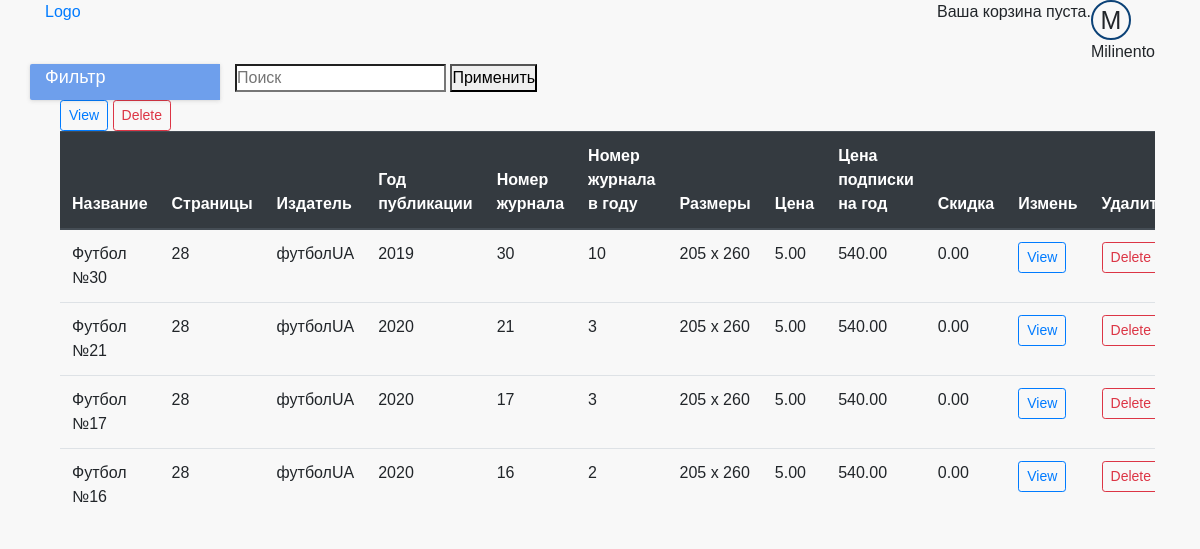
The app's page /store/manage/magizne/ (signed in) with its own data.
### store/models.py (models this page shows, shortened)
class Product(models.Model):
    category = models.ForeignKey(Category, on_delete=models.SET_NULL, null=True)
    name = models.CharField(max_length=100, verbose_name='Название', help_text="Enter book name.", blank=True)
    publisher = models.ForeignKey(Publisher, on_delete=models.SET_NULL, null=True)
    price = models.DecimalField(max_digits=10, verbose_name='Цена', decimal_places=2, help_text="Enter price book",
                                validators=[MinValueValidator(1)],
                                blank=True)
    Discounts = models.DecimalField(max_digits=10, verbose_name='Скидка', decimal_places=2, help_text="Enter discounts",
                                    validators=[MinValueValidator(0)],
                                    blank=True)
    image = models.ImageField(upload_to='images/products/', verbose_name='Изображение', blank=True, null=True)
    slug = models.SlugField(max_length=100)
    class Meta:
        ordering = ['-id']

class Magazine(Product):
    numb = models.IntegerField(verbose_name='Номер журнала', help_text="Enter number Magazine", blank=True, null=True)
    numb_in_year = models.IntegerField(verbose_name='Номер журнала в году', help_text="Enter number Magazine",
                                       blank=True, null=True)
    subs_price = models.DecimalField(max_digits=10, verbose_name='Цена подписки', decimal_places=2,
                                     help_text="Enter price book", blank=True,
                                     null=True)
    pages = models.CharField(max_length=5, verbose_name='Количество страниц', help_text="Enter number of pages",
                             blank=True)
    pub_year = models.IntegerField(verbose_name='Год издания', help_text="Enter year of publication", blank=True,
                                   null=True)
    size = models.CharField(max_length=10, verbose_name='Размеры', help_text="Enter size book", blank=True)

class Product(models.Model):
    category = models.ForeignKey(Category, on_delete=models.SET_NULL, null=True)
    name = models.CharField(max_length=100, verbose_name='Название', help_text="Enter book name.", blank=True)
    publisher = models.ForeignKey(Publisher, on_delete=models.SET_NULL, null=True)
    price = models.DecimalField(max_digits=10, verbose_name='Цена', decimal_places=2, help_text="Enter price book",
                                validators=[MinValueValidator(1)],
                                blank=True)
    Discounts = models.DecimalField(max_digits=10, verbose_name='Скидка', decimal_places=2, help_text="Enter discounts",
                                    validators=[MinValueValidator(0)],
                                    blank=True)
    image = models.ImageField(upload_to='images/products/', verbose_name='Изображение', blank=True, null=True)
    slug = models.SlugField(max_length=100)
    class Meta:
        ordering = ['-id']

class Publisher(models.Model):
    name = models.CharField(max_length=50, verbose_name='Жанр', help_text="Enter publisher.", blank=True)
    slug = models.SlugField(max_length=100)
    def __str__(self):
        return self.name

### store/views.py (the view)
# urls.py: path('store/manage/magizne/', views.MagazineManageView.as_view(), name='magazine_manage'),
class MagazineManageView(PermissionRequiredMixin, generic.ListView):
    permission_required = PERMISSION_ON_SITE['moderator']
    model = Magazine
    template_name = 'store/magazine/magazine_manage.html'
    paginate_by = 10
    def get_context_data(self, **kwargs):
        context = super(MagazineManageView, self).get_context_data(**kwargs)
        context['is_shown_by_default'] = True
        return context

### cart/cart.py (called while the page is built)
    def __len__(self):
        return self.cart.__len__()

### cart/cart_in_model.py (called while the page is built)
    def __len__(self):
        quantity = Cart.objects.filter(user=self.user).aggregate(Sum('quantity'))
        return quantity['quantity__sum']

### cart/context_processors.py (called while the page is built)
def cart(request):
    return {'cart_info': CartManager(request)}

### store/templates/store/magazine/magazine_manage.html (shortened to what this page needs)
{% extends 'base_generic.html' %}
{% block content %}
  {% if magazine_list %}
    <div class="col-12" style="overflow-x: scroll">
      <a href="{% url 'store:magazine_create' %}">
        <button type="button" class="btn btn-outline-primary btn-sm">View</button>
      </a>
      <button type="button" class="btn btn-outline-danger btn-sm">Delete</button>
      <table class="table">
        <thead class="thead-dark">
        <tr>
          <th scope="col">Название</th>
          <th scope="col">Страницы</th>
          <th scope="col">Издатель</th>
          <th scope="col">Год публикации</th>
          <th scope="col">Номер журнала</th>
          <th scope="col">Номер журнала в году</th>
          <th scope="col">Размеры</th>
          <th scope="col">Цена</th>
          <th scope="col">Цена подписки на год</th>
          <th scope="col">Скидка</th>
          <th scope="col">Измень</th>
          <th scope="col">Удалить</th>
        </tr>
        </thead>
        <tbody>
        {% for product in magazine_list %}
          <tr>
            <td>{{ product.name }}</td>
            <td>{{ product.pages }}</td>
            <td>{{ product.publisher }}</td>
            <td>{{ product.pub_year }}</td>
            <td>{{ product.numb }}</td>
            <td>{{ product.numb_in_year }}</td>
            <td>{{ product.size }}</td>
            <td>{{ product.price }}</td>
            <td>{{ product.subs_price }}</td>
            <td>{{ product.Discounts }}</td>
            <td><a href="{% url 'store:magazine_update' product.slug %}">
              <button type="button" class="btn btn-outline-primary btn-sm">View</button>
            </a></td>
            <td><a href="{% url 'store:magazine_delete' product.slug %}">
              <button type="button" class="btn btn-outline-danger btn-sm">Delete</button>
            </a></td>
          </tr>
        {% endfor %}
        </tbody>
      </table>
    </div>
  {% endif %}
{% endblock %}

### store/templates/base_generic.html (shortened to what this page needs)
<!DOCTYPE html>
<html lang="en">
<head>
  {% load static %}
  <link rel="stylesheet" href="https://stackpath.bootstrapcdn.com/bootstrap/4.3.1/css/bootstrap.min.css"
>
  <link rel="stylesheet" type="text/css" href="{% static 'store/style.css' %}"/>
</head>
<body>
<header>
  <div class="container">
    <div class="header-top-line">
      <div class="row">
        <div class="col-6"><a href="{% url 'store:index' %}">Logo</a></div>
        <div class="col-6 login-menu">
          <div class="cart">
            {% with total_items=cart_info|length %}
              {% if cart_info|length > 0 %}
                Ваша корзина:
                <a href="{% url "cart:cart_detail" %}">
                  <span id="cart_quantity">{{ total_items }} </span>;
                  <span class="cart_total_price"> {{ cart_info.get_total_price }} </span> UAH
                </a>
              {% else %}
                Ваша корзина пуста.
              {% endif %}
            {% endwith %}
          </div>
          {% if user.is_authenticated %}
            <div id="dropdown-menu" class="avatar">
              <div class="avatar__image">
                {{ user.get_username|first|upper }}
              </div>
              {{ user.get_username }}
            </div>
          {% else %}
            <div><a href="{% url 'login' %}?next={{ request.path }}">Войти</a></div>
            <div><a href="{% url 'profile:sign_up' %}?next={{ request.path }}">Регистрация</a></div>
          {% endif %}
        </div>
      </div>
    </div>
    <div class="header-bottom-line">
      <div class="row">
        <div class="col-12 col-md-3 col-xl-2 header-dropdown-menu">
          <span>Фильтр</span>
        </div>
        <div class="col-12 col-md-7 col-xl-10 search-line">
          <form action="{% url "store:search" %}" method="get" class="search-form">
            <label class="">
              <input id="search" class="search-form__input" type="search" name="q" placeholder="Поиск">
            </label>
            <button class="search-form__button" type="submit" value="apply">Применить</button>
          </form>
        </div>
      </div>
    </div>
  </div>
</header>
<div class="container">
  <div class="row">
    <div class="{% if is_shown_by_default %}col-12 {% else %} col-12 col-md-9 col-xl-10 center-wrapper {% endif %}">
      {% block content %}
      {% endblock %}
    </div>
  </div>
</div>
</body>
</html>

### static/store/style.css (style rules this page uses)
* { margin: 0; padding: 0; }
body { background-color: #f8f8f8 !important; font-family: 'Fira Sans', sans-serif; }
header { z-index: 2; position: relative; }
.avatar__image { width: 40px; height: 40px; border: 2px solid #0c4277; border-radius: 50%; overflow: hidden; text-align: center; font-size: 25px; }
.login-menu { display: flex; justify-content: flex-end; }
.header-dropdown-menu { background-color: #6e9fec; border-radius: 2px 0 0 2px; box-shadow: 0 0 2px 0 rgba(51, 51, 51, .05), 0 1px 4px 0 rgba(51, 51, 51, .15); font-size: 18px; color: #fff; }
#dropdown-menu { width: auto; }
.search-line { display: block; }

### records on screen
Magazine: name "Футбол №30", pages "28", publisher "футболUA", pub_year "2019", numb "30", numb_in_year "10", size "205 x 260", price "5.00", subs_price "540.00", Discounts "0.00"
Magazine: name "Футбол №21", pages "28", publisher "футболUA", pub_year "2020", numb "21", numb_in_year "3", size "205 x 260", price "5.00", subs_price "540.00", Discounts "0.00"
Magazine: name "Футбол №17", pages "28", publisher "футболUA", pub_year "2020", numb "17", numb_in_year "3", size "205 x 260", price "5.00", subs_price "540.00", Discounts "0.00"
Magazine: name "Футбол №16", pages "28", publisher "футболUA", pub_year "2020", numb "16", numb_in_year "2", size "205 x 260", price "5.00", subs_price "540.00", Discounts "0.00"

### other values on screen
{{ user.get_username|first|upper }} "M"
{{ user.get_username }} "Milinento"
